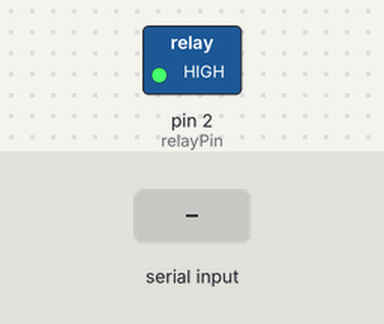
Bench run of a sketch on a simulated Arduino Uno, built with avr-gcc and run on an emulated ATmega328P. Parts: switched loads named in the sketch (green lamp = pin HIGH). The inputs (shaded band) are chosen by the test bench.

Above: at 1.2 s.
1.3 s: "off" received over Serial
At 3.0 s:
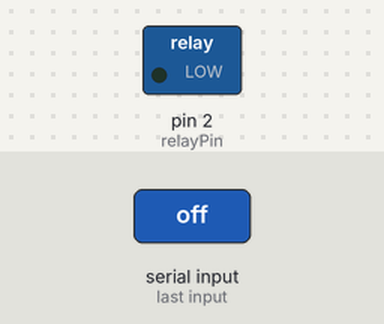
3.8 s: "on" received over Serial
At 6.1 s:
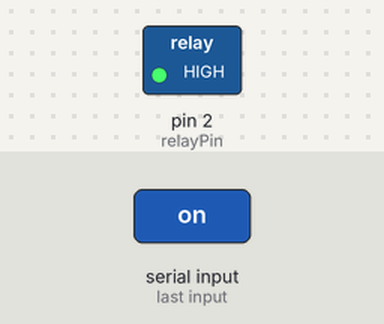
Timing chart, 0 to 7.6 s (numbered marks = the images above; inputs shaded):
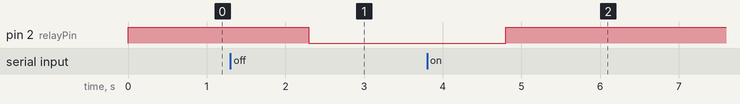

Measured:
- after the input at 1.3 s, pin 2 (relayPin): HIGH → LOW after 1.0 s
- after the input at 3.8 s, pin 2 (relayPin): LOW → HIGH after 1.0 s

The sketch:

05_relay.ino
```cpp
// Relay connected to GPIO 2
const int relayPin = 2;

void setup() {
  pinMode(relayPin, OUTPUT);

  // Most relay modules are ACTIVE LOW
  digitalWrite(relayPin, HIGH);
  Serial.begin(115200);   // Relay OFF at startup
}

void loop() {
  // Turn relay ON
  if (Serial.available()){
    String cmd=Serial.readString();
    if(cmd=="on"){
      digitalWrite(relayPin, HIGH);
      } else if(cmd=="off"){
        digitalWrite(relayPin, LOW) ;
      }
  }
}
```
